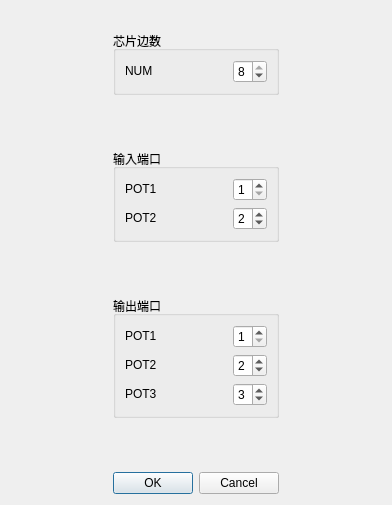
<?xml version="1.0" encoding="UTF-8"?>
<ui version="4.0">
 <class>newDialog</class>
 <widget class="QDialog" name="newDialog">
  <property name="geometry">
   <rect>
    <x>0</x>
    <y>0</y>
    <width>392</width>
    <height>505</height>
   </rect>
  </property>
  <property name="windowTitle">
   <string>Dialog</string>
  </property>
  <layout class="QGridLayout" name="gridLayout_5">
   <item row="0" column="1">
    <spacer name="verticalSpacer_4">
     <property name="orientation">
      <enum>Qt::Vertical</enum>
     </property>
     <property name="sizeType">
      <enum>QSizePolicy::Fixed</enum>
     </property>
     <property name="sizeHint" stdset="0">
      <size>
       <width>20</width>
       <height>20</height>
      </size>
     </property>
    </spacer>
   </item>
   <item row="1" column="0">
    <spacer name="horizontalSpacer_17">
     <property name="orientation">
      <enum>Qt::Horizontal</enum>
     </property>
     <property name="sizeHint" stdset="0">
      <size>
       <width>79</width>
       <height>20</height>
      </size>
     </property>
    </spacer>
   </item>
   <item row="1" column="1">
    <widget class="QGroupBox" name="CHIP">
     <property name="title">
      <string>芯片边数</string>
     </property>
     <layout class="QGridLayout" name="gridLayout_3">
      <item row="0" column="0">
       <widget class="QLabel" name="num_2">
        <property name="enabled">
         <bool>true</bool>
        </property>
        <property name="sizePolicy">
         <sizepolicy hsizetype="Fixed" vsizetype="Fixed">
          <horstretch>60</horstretch>
          <verstretch>20</verstretch>
         </sizepolicy>
        </property>
        <property name="text">
         <string>NUM</string>
        </property>
       </widget>
      </item>
      <item row="0" column="1">
       <spacer name="horizontalSpacer_13">
        <property name="orientation">
         <enum>Qt::Horizontal</enum>
        </property>
        <property name="sizeType">
         <enum>QSizePolicy::Expanding</enum>
        </property>
        <property name="sizeHint" stdset="0">
         <size>
          <width>30</width>
          <height>20</height>
         </size>
        </property>
       </spacer>
      </item>
      <item row="0" column="2">
       <widget class="QSpinBox" name="numBox_2">
        <property name="sizePolicy">
         <sizepolicy hsizetype="Fixed" vsizetype="Fixed">
          <horstretch>25</horstretch>
          <verstretch>0</verstretch>
         </sizepolicy>
        </property>
        <property name="minimum">
         <number>5</number>
        </property>
        <property name="maximum">
         <number>8</number>
        </property>
        <property name="value">
         <number>8</number>
        </property>
       </widget>
      </item>
     </layout>
    </widget>
   </item>
   <item row="1" column="2">
    <spacer name="horizontalSpacer_16">
     <property name="orientation">
      <enum>Qt::Horizontal</enum>
     </property>
     <property name="sizeHint" stdset="0">
      <size>
       <width>78</width>
       <height>20</height>
      </size>
     </property>
    </spacer>
   </item>
   <item row="2" column="1">
    <spacer name="verticalSpacer_3">
     <property name="orientation">
      <enum>Qt::Vertical</enum>
     </property>
     <property name="sizeHint" stdset="0">
      <size>
       <width>20</width>
       <height>37</height>
      </size>
     </property>
    </spacer>
   </item>
   <item row="3" column="0">
    <spacer name="horizontalSpacer_20">
     <property name="orientation">
      <enum>Qt::Horizontal</enum>
     </property>
     <property name="sizeHint" stdset="0">
      <size>
       <width>79</width>
       <height>20</height>
      </size>
     </property>
    </spacer>
   </item>
   <item row="3" column="1">
    <widget class="QGroupBox" name="INPUT">
     <property name="title">
      <string>输入端口</string>
     </property>
     <layout class="QGridLayout" name="gridLayout_4">
      <item row="0" column="0">
       <widget class="QLabel" name="inPot1_2">
        <property name="sizePolicy">
         <sizepolicy hsizetype="Fixed" vsizetype="Fixed">
          <horstretch>0</horstretch>
          <verstretch>0</verstretch>
         </sizepolicy>
        </property>
        <property name="text">
         <string>POT1</string>
        </property>
       </widget>
      </item>
      <item row="0" column="1">
       <spacer name="horizontalSpacer_11">
        <property name="orientation">
         <enum>Qt::Horizontal</enum>
        </property>
        <property name="sizeType">
         <enum>QSizePolicy::Expanding</enum>
        </property>
        <property name="sizeHint" stdset="0">
         <size>
          <width>30</width>
          <height>20</height>
         </size>
        </property>
       </spacer>
      </item>
      <item row="0" column="2">
       <widget class="QSpinBox" name="inBox1_2">
        <property name="minimum">
         <number>1</number>
        </property>
        <property name="maximum">
         <number>8</number>
        </property>
       </widget>
      </item>
      <item row="1" column="0">
       <widget class="QLabel" name="inPot2_2">
        <property name="sizePolicy">
         <sizepolicy hsizetype="Fixed" vsizetype="Fixed">
          <horstretch>0</horstretch>
          <verstretch>0</verstretch>
         </sizepolicy>
        </property>
        <property name="text">
         <string>POT2</string>
        </property>
       </widget>
      </item>
      <item row="1" column="1">
       <spacer name="horizontalSpacer_10">
        <property name="orientation">
         <enum>Qt::Horizontal</enum>
        </property>
        <property name="sizeType">
         <enum>QSizePolicy::Expanding</enum>
        </property>
        <property name="sizeHint" stdset="0">
         <size>
          <width>30</width>
          <height>20</height>
         </size>
        </property>
       </spacer>
      </item>
      <item row="1" column="2">
       <widget class="QSpinBox" name="inBox2_2">
        <property name="minimum">
         <number>1</number>
        </property>
        <property name="maximum">
         <number>8</number>
        </property>
        <property name="value">
         <number>2</number>
        </property>
       </widget>
      </item>
     </layout>
    </widget>
   </item>
   <item row="3" column="2">
    <spacer name="horizontalSpacer_18">
     <property name="orientation">
      <enum>Qt::Horizontal</enum>
     </property>
     <property name="sizeHint" stdset="0">
      <size>
       <width>78</width>
       <height>20</height>
      </size>
     </property>
    </spacer>
   </item>
   <item row="4" column="1">
    <spacer name="verticalSpacer_2">
     <property name="orientation">
      <enum>Qt::Vertical</enum>
     </property>
     <property name="sizeHint" stdset="0">
      <size>
       <width>20</width>
       <height>36</height>
      </size>
     </property>
    </spacer>
   </item>
   <item row="5" column="0">
    <spacer name="horizontalSpacer_14">
     <property name="orientation">
      <enum>Qt::Horizontal</enum>
     </property>
     <property name="sizeHint" stdset="0">
      <size>
       <width>79</width>
       <height>113</height>
      </size>
     </property>
    </spacer>
   </item>
   <item row="5" column="1">
    <widget class="QGroupBox" name="OUTPUT">
     <property name="title">
      <string>输出端口</string>
     </property>
     <layout class="QGridLayout" name="gridLayout_6">
      <item row="0" column="0">
       <widget class="QLabel" name="outPot1_2">
        <property name="sizePolicy">
         <sizepolicy hsizetype="Fixed" vsizetype="Fixed">
          <horstretch>0</horstretch>
          <verstretch>0</verstretch>
         </sizepolicy>
        </property>
        <property name="text">
         <string>POT1</string>
        </property>
       </widget>
      </item>
      <item row="0" column="1">
       <spacer name="horizontalSpacer_7">
        <property name="orientation">
         <enum>Qt::Horizontal</enum>
        </property>
        <property name="sizeType">
         <enum>QSizePolicy::Expanding</enum>
        </property>
        <property name="sizeHint" stdset="0">
         <size>
          <width>30</width>
          <height>20</height>
         </size>
        </property>
       </spacer>
      </item>
      <item row="0" column="2">
       <widget class="QSpinBox" name="outBox1_2">
        <property name="minimum">
         <number>1</number>
        </property>
        <property name="maximum">
         <number>8</number>
        </property>
       </widget>
      </item>
      <item row="1" column="0">
       <widget class="QLabel" name="outPot2_2">
        <property name="sizePolicy">
         <sizepolicy hsizetype="Fixed" vsizetype="Fixed">
          <horstretch>0</horstretch>
          <verstretch>0</verstretch>
         </sizepolicy>
        </property>
        <property name="text">
         <string>POT2</string>
        </property>
       </widget>
      </item>
      <item row="1" column="1">
       <spacer name="horizontalSpacer_8">
        <property name="orientation">
         <enum>Qt::Horizontal</enum>
        </property>
        <property name="sizeType">
         <enum>QSizePolicy::Expanding</enum>
        </property>
        <property name="sizeHint" stdset="0">
         <size>
          <width>30</width>
          <height>20</height>
         </size>
        </property>
       </spacer>
      </item>
      <item row="1" column="2">
       <widget class="QSpinBox" name="outBox2_2">
        <property name="minimum">
         <number>1</number>
        </property>
        <property name="maximum">
         <number>8</number>
        </property>
        <property name="value">
         <number>2</number>
        </property>
       </widget>
      </item>
      <item row="2" column="0">
       <widget class="QLabel" name="outPot3_2">
        <property name="sizePolicy">
         <sizepolicy hsizetype="Fixed" vsizetype="Fixed">
          <horstretch>0</horstretch>
          <verstretch>0</verstretch>
         </sizepolicy>
        </property>
        <property name="text">
         <string>POT3</string>
        </property>
       </widget>
      </item>
      <item row="2" column="1">
       <spacer name="horizontalSpacer_9">
        <property name="orientation">
         <enum>Qt::Horizontal</enum>
        </property>
        <property name="sizeType">
         <enum>QSizePolicy::Expanding</enum>
        </property>
        <property name="sizeHint" stdset="0">
         <size>
          <width>30</width>
          <height>20</height>
         </size>
        </property>
       </spacer>
      </item>
      <item row="2" column="2">
       <widget class="QSpinBox" name="outBox3_2">
        <property name="minimum">
         <number>1</number>
        </property>
        <property name="maximum">
         <number>8</number>
        </property>
        <property name="value">
         <number>3</number>
        </property>
       </widget>
      </item>
     </layout>
    </widget>
   </item>
   <item row="5" column="2">
    <spacer name="horizontalSpacer_12">
     <property name="orientation">
      <enum>Qt::Horizontal</enum>
     </property>
     <property name="sizeHint" stdset="0">
      <size>
       <width>78</width>
       <height>20</height>
      </size>
     </property>
    </spacer>
   </item>
   <item row="6" column="1">
    <spacer name="verticalSpacer">
     <property name="orientation">
      <enum>Qt::Vertical</enum>
     </property>
     <property name="sizeHint" stdset="0">
      <size>
       <width>20</width>
       <height>37</height>
      </size>
     </property>
    </spacer>
   </item>
   <item row="7" column="0">
    <spacer name="horizontalSpacer_15">
     <property name="orientation">
      <enum>Qt::Horizontal</enum>
     </property>
     <property name="sizeHint" stdset="0">
      <size>
       <width>79</width>
       <height>20</height>
      </size>
     </property>
    </spacer>
   </item>
   <item row="7" column="1">
    <widget class="QDialogButtonBox" name="buttonBox">
     <property name="orientation">
      <enum>Qt::Horizontal</enum>
     </property>
     <property name="standardButtons">
      <set>QDialogButtonBox::Cancel|QDialogButtonBox::Ok</set>
     </property>
    </widget>
   </item>
   <item row="7" column="2">
    <spacer name="horizontalSpacer_19">
     <property name="orientation">
      <enum>Qt::Horizontal</enum>
     </property>
     <property name="sizeHint" stdset="0">
      <size>
       <width>78</width>
       <height>20</height>
      </size>
     </property>
    </spacer>
   </item>
  </layout>
 </widget>
 <resources/>
 <connections>
  <connection>
   <sender>buttonBox</sender>
   <signal>accepted()</signal>
   <receiver>newDialog</receiver>
   <slot>accept()</slot>
   <hints>
    <hint type="sourcelabel">
     <x>432</x>
     <y>806</y>
    </hint>
    <hint type="destinationlabel">
     <x>140</x>
     <y>244</y>
    </hint>
   </hints>
  </connection>
  <connection>
   <sender>buttonBox</sender>
   <signal>rejected()</signal>
   <receiver>newDialog</receiver>
   <slot>reject()</slot>
   <hints>
    <hint type="sourcelabel">
     <x>432</x>
     <y>806</y>
    </hint>
    <hint type="destinationlabel">
     <x>140</x>
     <y>244</y>
    </hint>
   </hints>
  </connection>
 </connections>
</ui>
